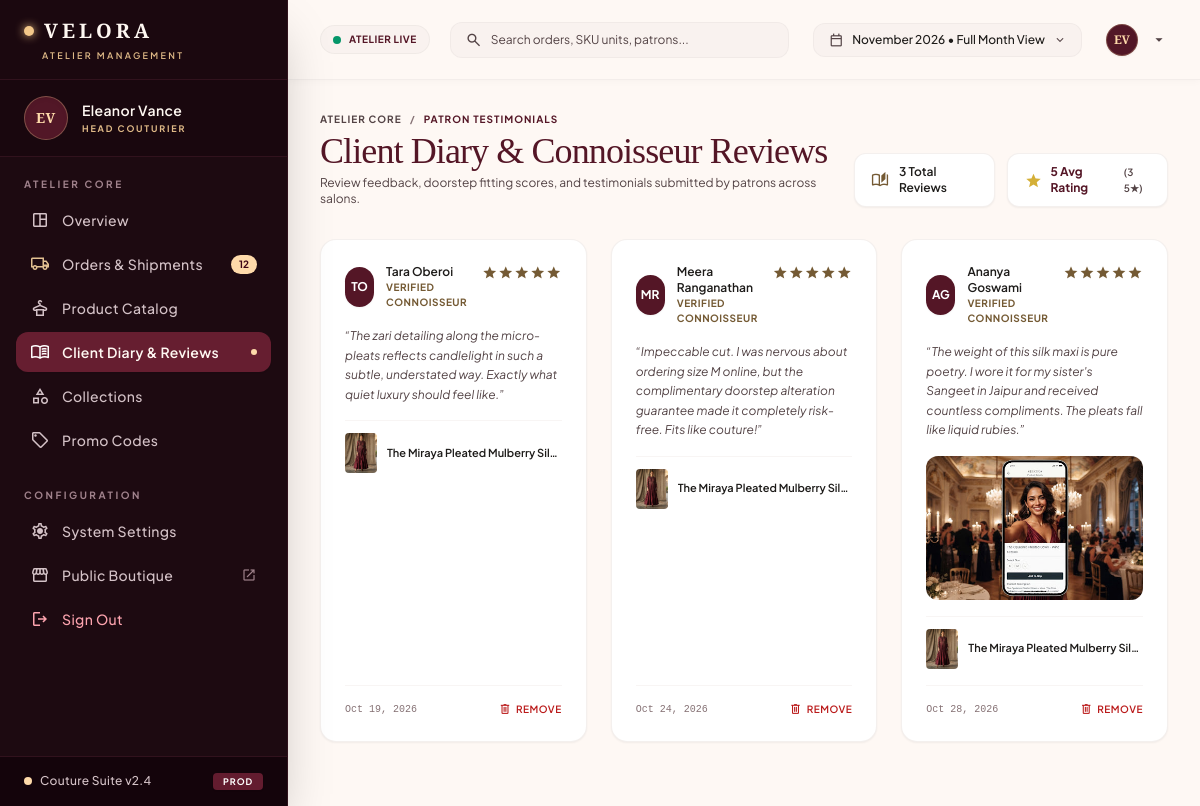
Page /admin/reviews.php (signed in) on the committed database.
### tables this page shows
CREATE TABLE `reviews` (
  `id` INT UNSIGNED AUTO_INCREMENT PRIMARY KEY,
  `product_id` INT UNSIGNED NOT NULL,
  `author_name` VARCHAR(150) NOT NULL,
  `author_initials` VARCHAR(5) NOT NULL,
  `author_badge` VARCHAR(100) DEFAULT 'Verified Connoisseur',
  `rating` INT UNSIGNED DEFAULT 5,
  `comment` TEXT NOT NULL,
  `customer_image` VARCHAR(500) NULL,
  `created_at` TIMESTAMP DEFAULT CURRENT_TIMESTAMP,
  FOREIGN KEY (`product_id`) REFERENCES `products`(`id`) ON DELETE CASCADE
);

### admin/reviews.php (the view, shortened to what the rows shown need)
<?php
require_once __DIR__ . '/includes/admin_header.php';
$pdo = getDbConnection();
$reviews = $pdo->query("
    SELECT r.*,
           COALESCE(p.title, 'Atelier Couture Edition') as product_title,
           COALESCE(p.primary_image, 'assets/img/miraya-pleated-wine-maxi.jpg') as product_image
    FROM reviews r
    LEFT JOIN products p ON r.product_id = p.id
    ORDER BY r.id DESC
")->fetchAll();
?>
<div class="flex flex-col lg:flex-row lg:items-end justify-between gap-6 pb-8">
  <div>
    <h1 class="font-serif text-3xl md:text-4xl text-primary font-medium tracking-tight">Client Diary &amp; Connoisseur Reviews</h1>
  </div>
</div>
<div class="grid grid-cols-1 md:grid-cols-2 lg:grid-cols-3 gap-6">
  <?php foreach ($reviews as $r): ?>
  <div class="p-6 rounded-2xl bg-surface-container-lowest border border-surface-container-high/60 shadow-sm flex flex-col justify-between">
    <div class="space-y-4">
      <div class="flex items-start justify-between">
        <div class="flex items-center gap-3">
          <div class="w-10 h-10 rounded-full bg-primary text-on-primary flex items-center justify-center font-bold text-xs shadow-sm">
            <?= htmlspecialchars($r['author_initials'] ?? 'C') ?>
          </div>
          <div>
            <h4 class="text-xs font-semibold text-on-surface"><?= htmlspecialchars($r['author_name']) ?></h4>
            <span class="text-[10px] uppercase tracking-wider text-secondary font-bold block"><?= htmlspecialchars($r['author_badge'] ?? 'Verified Connoisseur') ?></span>
          </div>
        </div>
        <div class="flex text-secondary text-[14px]">
          <?php for ($i = 0; $i < (int)$r['rating']; $i++): ?>
          <span class="material-symbols-outlined text-[16px]" style="font-variation-settings: 'FILL' 1;">star</span>
          <?php endfor; ?>
        </div>
      </div>
      <p class="text-xs text-on-surface-variant italic leading-relaxed">
        “<?= htmlspecialchars($r['comment']) ?>”
      </p>
      <?php if (!empty($r['customer_image'])): ?>
      <div class="relative w-full h-36 rounded-xl overflow-hidden bg-surface-container">
        <img src="<?= htmlspecialchars(veloraImageUrl($r['customer_image'])) ?>" class="w-full h-full object-cover" alt="Patron Photo"/>
      </div>
      <?php endif; ?>
      <div class="pt-3 border-t border-surface-container-high/40 flex items-center gap-2.5">
        <img src="<?= htmlspecialchars(veloraImageUrl($r['product_image'])) ?>" alt="<?= htmlspecialchars($r['product_title']) ?>" class="w-8 h-10 object-cover rounded bg-surface-container"/>
        <span class="text-[11px] font-semibold text-on-surface line-clamp-1"><?= htmlspecialchars($r['product_title']) ?></span>
      </div>
    </div>
    <div class="pt-4 mt-4 border-t border-surface-container-high/40 flex items-center justify-between">
      <span class="text-[10px] text-outline font-mono"><?= date('M d, Y', strtotime($r['created_at'])) ?></span>
      <form action="reviews.php" method="POST" onsubmit="return confirm('Remove this review from public display?');">
        <button type="submit" class="text-[10px] uppercase tracking-wider text-error font-semibold hover:underline flex items-center gap-1">
          <span class="material-symbols-outlined text-[14px]">delete</span>
          Remove
        </button>
      </form>
    </div>
  </div>
  <?php endforeach; ?>
</div>
<?php require_once __DIR__ . '/includes/admin_footer.php'; ?>

### admin/includes/admin_header.php (shortened to what the rows shown need)
<?php
require_once __DIR__ . '/admin_auth.php';
$adminUser = getLoggedInAdmin();
?>
<!DOCTYPE html>
<html lang="en">
<head>
  <script src="https://cdn.tailwindcss.com"></script>
</head>
<body class="bg-surface font-sans text-on-surface antialiased flex flex-col min-h-screen">
  <aside class="fixed left-0 top-0 h-screen w-72 bg-[#1d0a11] flex flex-col z-50 shadow-2xl border-r border-[#30121c] select-none text-left">
    <div class="px-6 py-4 border-b border-[#31121d] flex items-center gap-3.5 shrink-0 bg-[#16050c]/60">
      <div class="w-11 h-11 rounded-full bg-[#521727] border border-[#dfb987]/35 flex items-center justify-center shadow-inner shrink-0">
        <span class="font-serif text-sm font-semibold tracking-wider text-[#fedaaa]">
          <?= strtoupper(substr($adminUser['full_name'] ?? 'E', 0, 1)) . strtoupper(substr(strstr($adminUser['full_name'] ?? 'V', ' ') ?: 'V', 1, 1)) ?>
        </span>
      </div>
      <div class="flex flex-col overflow-hidden">
        <span class="text-sm font-semibold text-[#fff8f2] tracking-wide truncate">
          <?= htmlspecialchars($adminUser['full_name'] ?? 'Eleanor Vance') ?>
        </span>
        <span class="text-[9px] uppercase font-bold tracking-[0.2em] text-[#dfb987] truncate mt-0.5">
          <?= htmlspecialchars($adminUser['role'] ?? 'Head Couturier') ?>
        </span>
      </div>
    </div>
  </aside>
  <div class="pl-72">
    <header class="fixed top-0 left-72 right-0 h-20 bg-surface/90 backdrop-blur-xl z-40 shadow-[0_1px_8px_rgba(0,0,0,0.03)] border-b border-surface-container-high/60 px-8 flex items-center justify-between gap-6">
      <div class="flex items-center gap-4">
        <div class="relative group">
          <button class="flex items-center gap-3 pl-2 py-1 cursor-pointer">
            <div class="w-8 h-8 rounded-full bg-[#521727] text-[#fedaaa] flex items-center justify-center font-serif font-bold text-xs shadow-sm border border-[#dfb987]/30">
              <?= strtoupper(substr($adminUser['full_name'] ?? 'E', 0, 1)) . strtoupper(substr(strstr($adminUser['full_name'] ?? 'V', ' ') ?: 'V', 1, 1)) ?>
            </div>
            <span class="material-symbols-outlined text-[18px] text-on-surface-variant">arrow_drop_down</span>
          </button>
        </div>
      </div>
    </header>
    <main class="w-full pt-28 pb-16 bg-surface min-h-screen px-8">

### rows in the picture
reviews: author_initials "TO", author_name "Tara Oberoi", author_badge "VERIFIED CONNOISSEUR", rating 5 (drawn), comment "The zari detailing along the micro-pleats reflects candlelight in such a subtle, understated way. Exactly what quiet luxury should feel like.", product_title "The Miraya Pleated Mulberry…", created_at "Oct 19, 2026"
reviews: author_initials "MR", author_name "Meera Ranganathan", author_badge "VERIFIED CONNOISSEUR", rating 5 (drawn), comment "Impeccable cut. I was nervous about ordering size M online, but the complimentary doorstep alteration guarantee made it completely risk-free. Fits like couture!", product_title "The Miraya Pleated Mulberry…", created_at "Oct 24, 2026"
reviews: author_initials "AG", author_name "Ananya Goswami", author_badge "VERIFIED CONNOISSEUR", rating 5 (drawn), comment "The weight of this silk maxi is pure poetry. I wore it for my sister's Sangeet in Jaipur and received countless compliments. The pleats fall like liquid rubies.", customer_image (picture), product_title "The Miraya Pleated Mulberry…", created_at "Oct 28, 2026"

### other values in the picture
substr($adminUser['full_name'] ?? 'E', 0, 1) "E"
substr(strstr($adminUser['full_name'] ?? 'V', ' ') ?: 'V', 1, 1) "V"
$adminUser['full_name'] "Eleanor Vance"
$adminUser['role'] "HEAD COUTURIER"
max($pendingOrdersCount, 12) "12"
$totalReviewsCount "3"
$avgRating "5"
$fiveStarCount "3"
